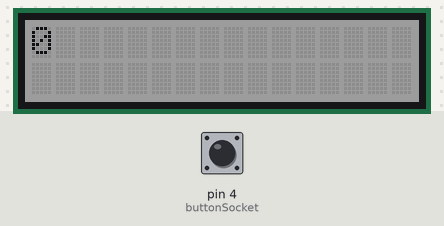
Bench run of a sketch on a simulated Arduino Uno, built with avr-gcc and run on an emulated ATmega328P. On the bench: 16×2 character LCD. Inputs (shaded band) come from the test bench; at power-on: pin 4 (buttonSocket) LOW.

Above: at 1.2 s.
1.3 s: pin 4 (buttonSocket) pulled HIGH for 0.15 s
At 1.8 s:
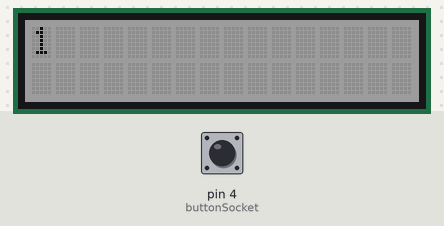
2.9 s: pin 4 (buttonSocket) pulled HIGH for 1 s
At 4.3 s:
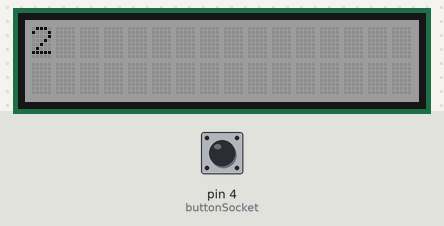
5.4 s: pin 4 (buttonSocket) pulled HIGH for 0.15 s
At 6.2 s:
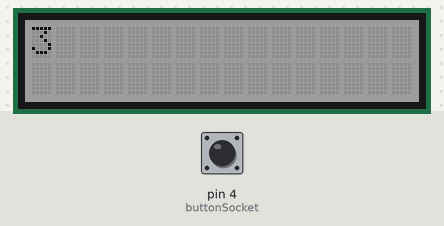
7.0 s: pin 4 (buttonSocket) pulled HIGH for 1 s
At 7.4 s:
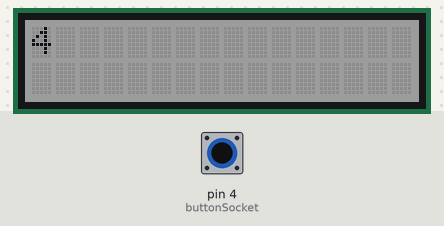
Timing chart, 0 to 10.0 s (numbered marks = the images above; inputs shaded):
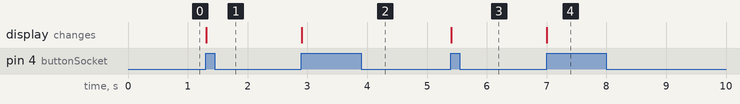

Measured:
- after the input at 1.3 s, the display: changes at once (image 1)
- after the input at 2.9 s, the display: changes at once (image 2)
- after the input at 5.4 s, the display: changes at once (image 3)
- after the input at 7.0 s, the display: changes at once (image 4)

The sketch:

L_09_C_01.ino
```cpp
#include <Wire.h>
#include "rgb_lcd.h"
const int buttonSocket = 4;

rgb_lcd lcd;
const int colorR = 128;
const int colorG = 128;
const int colorB = 128;

int count = 0;

void setup() {
  // put your setup code here, to run once:
  pinMode(buttonSocket, INPUT);
  lcd.begin(16, 2);
  lcd.setRGB(colorR, colorG, colorB);
  lcd.setCursor(0, 0);
  lcd.print(count);
}

void loop() {
  // put your main code here, to run repeatedly:
  if(digitalRead(buttonSocket)){
    count++;
    lcd.clear();
    lcd.setCursor(0, 0);
    lcd.print(count);
    while(digitalRead(buttonSocket)){
      delay(50);
    }
  }
}
```
